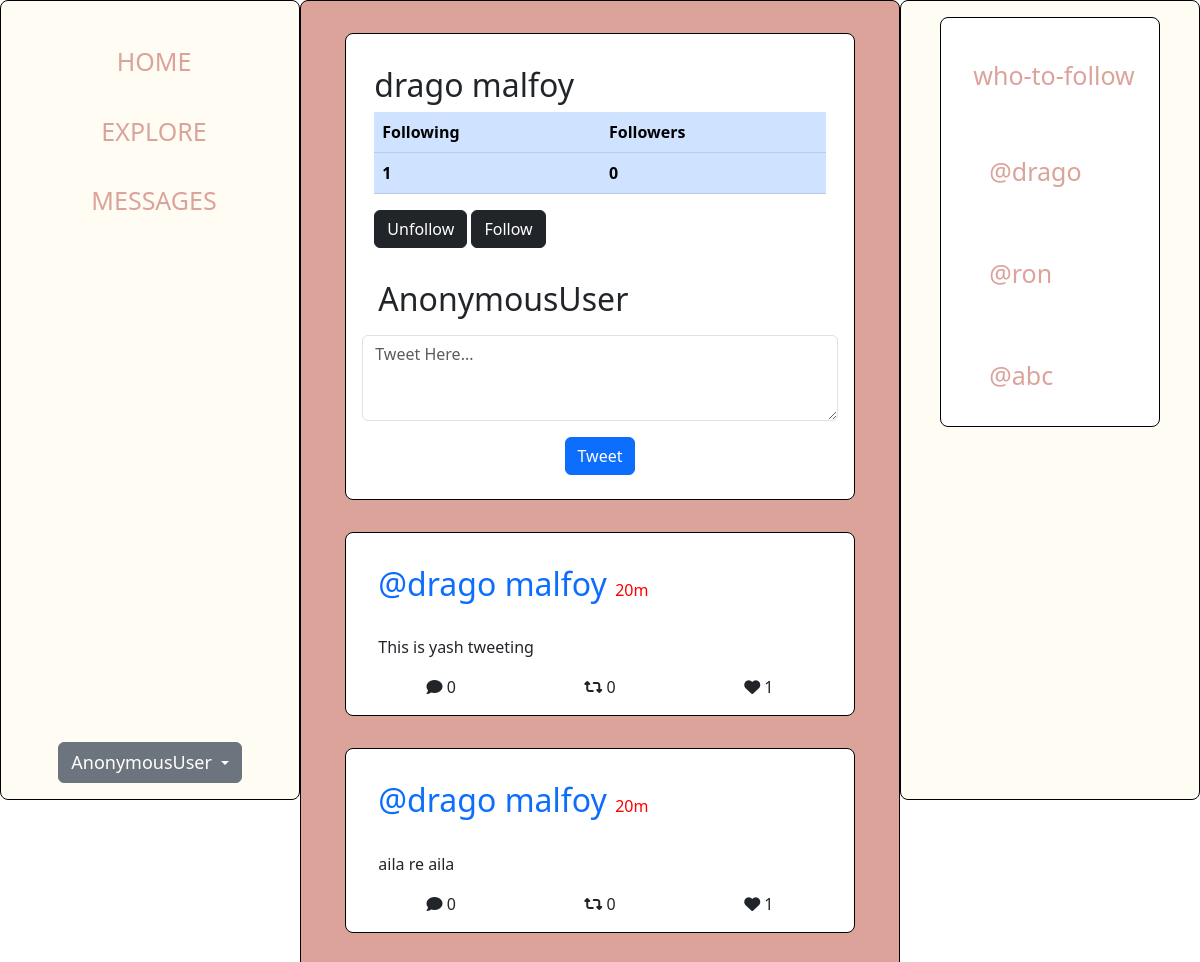
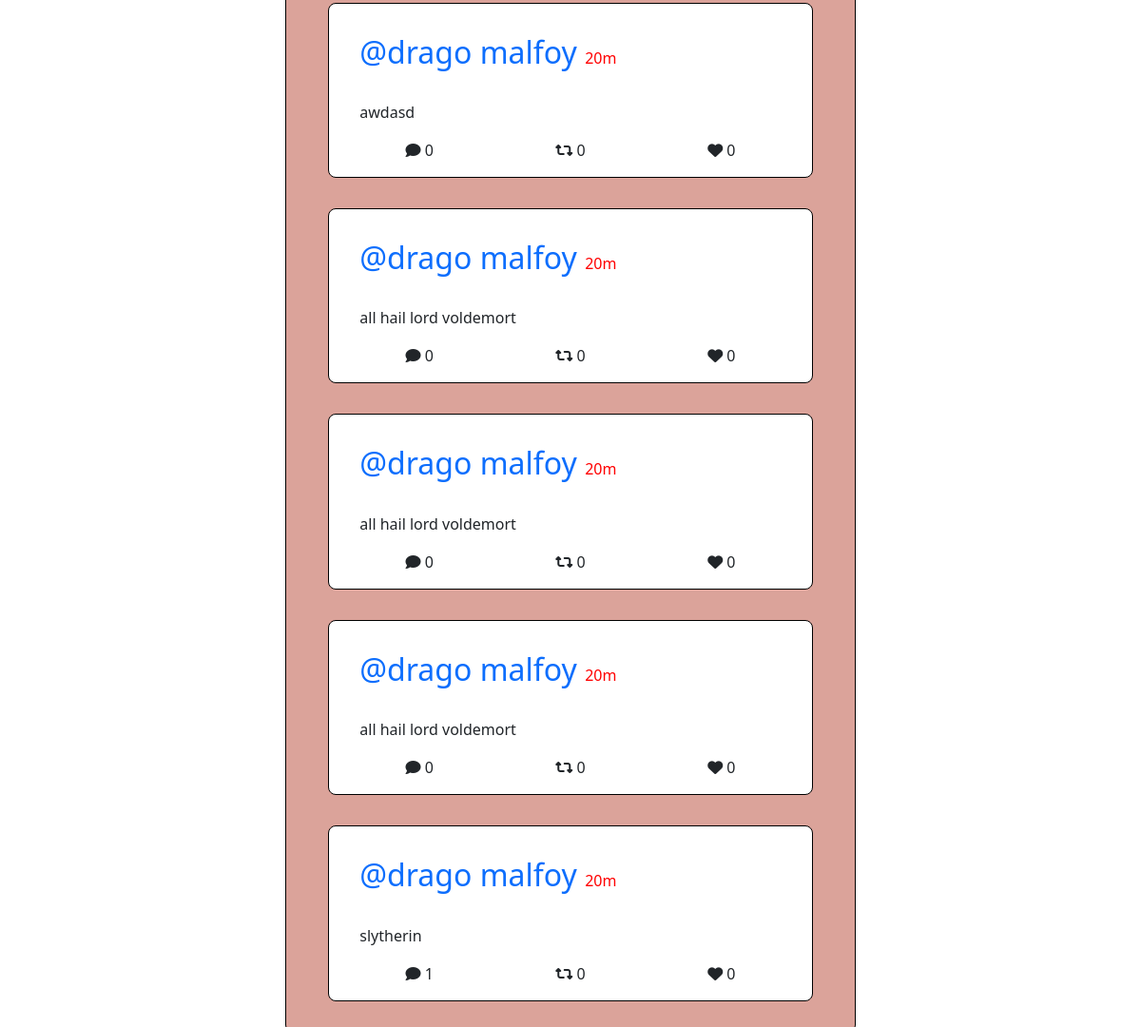
Page /drago on the committed database (2 pictures, top to bottom).
### base/models.py (models this page shows, shortened)
class CustomUser(AbstractUser):
    def __str__(self):
        name = self.first_name + ' ' + self.last_name
        if (len(name)==1):
            return self.username
        else:
            return name

class Tweet(models.Model):
    host = models.ForeignKey(CustomUser, on_delete=models.CASCADE, null=True, related_name='tweets')
    desciption = models.TextField(null=False, blank=False)
    created = models.DateTimeField(auto_now_add=True)
    class Meta:
        ordering = ['-created']

### base/views.py (the view)
# urls.py: path('<str:username>', views.profilePage, name='profilePage'),
def profilePage(request, username):
    try:
        user = CustomUser.objects.get(username=username)
    except:
        messages.error(request, 'User does not exist')
        return HttpResponseRedirect(reverse('homePage'))
    tweets = user.tweets.all()
    who_to_follow = CustomUser.objects.exclude(username=request.user.username).order_by('-date_joined')[:3]
    return render(request, "base/profilePage.html", {
        'tweets' : tweets,
        'wtf':who_to_follow,
        'user':user
    })

### base/templates/base/profilePage.html (shortened to what this page needs)
{% extends 'base/feed.html' %}
{% load static %}
{% block user_following_followers %}
<div class="container my-3">
    <div class="profile-page-header">
        <h2>
            {{user}}
        </h2>
        <table class="table table-primary">
            <tr>
                <th>Following</th>
                <th>Followers</th>
            </tr>
            <tr>
                <th>{{ user.following.count }}</th>
                <th>{{ user.followers.count }}</th>
            </tr>
        </table>
        {% if request.user != user %}
            <button class="btn btn-dark unfollow-btn">Unfollow</button>
            <button class="btn btn-dark follow-btn">Follow</button>
        {% endif %}
    </div>
</div>
{% endblock user_following_followers %}

### base/templates/base/feed.html (shortened to what this page needs)
{% extends 'base/homePage.html' %}
{% load static %}
{% block feed %}
<div class="card tweet">
{% block user_following_followers %}
{% endblock user_following_followers %}
    <form action="{% url 'homePage' %}" method="post">
        <div class="tweet-header form-group">
            <h2>
                {{request.user}}
            </h2>
        </div>
        <div class="form-group">
            <textarea class="form-control" placeholder="Tweet Here..." rows="3" name="tweet"></textarea>
        </div>
        <div class="tweet-footer">
            <button type="submit" class="btn btn-primary mb-2 my-3">Tweet</button>
        </div>
    </form>
</div>
    {% for tweet in tweets %}
    <div class="tweet card" data-id={{tweet.id}}>
        <div class="tweet-header">
            <a href="{% url 'profilePage' tweet.host.username %}" style="text-decoration: none;">
                <h2>
                    @{{tweet.host}}
                </h2>
            </a>
            <span id="time-since-tweet-created">20m</span>
        </div>
        <div class="tweet-body">
            {{tweet.desciption}}
        </div>
        <div class="tweet-footer">
            <div class="likes">
                <i class="fa-solid fa-comment"></i> </i>
                <span>
                    {{ tweet.comments.count }}
                </span>
            </div>
            <div class="likes">
                <i class="fa-solid fa-retweet retweet-icon"></i>
              <span>{{tweet.retweets.count}}</span>
            </div>
            <div class="likes">
                <i class="fa-solid fa-heart heart-icon"></i>
                <span>{{tweet.liked.count}}</span>
            </div>
        </div>
    </div>
    {% endfor %}
{% endblock feed %}

### base/templates/base/homePage.html (shortened to what this page needs)
{% extends 'base/layout.html' %}
{% load static %}
{% block css %}
<link rel="stylesheet" href="{% static 'css/homePage1.css' %}?v=5">
{% endblock css %}
{% block content %}
<div class="home-container">
    <div class="sidebar card">
        <div class="sidebar-header">
            <a href="{% url 'homePage'%}" class="sidebar-links">HOME</a>
            <a href="#" class="sidebar-links">EXPLORE</a>
            <a href="#" class="sidebar-links">MESSAGES</a>
        </div>
    <div class="dropdown">
        <button class="btn btn-secondary dropdown-toggle" type="button" id="dropdownMenuButton1" data-bs-toggle="dropdown" aria-expanded="false">
         <span style="font-size: large;">
            {{request.user}}
         </span>
        </button>
      </div>
    </div>
    <div class="feed card">
        {% block feed %}
        {% endblock feed %}
    </div>
    <div class="side-menu card">
        <div class="card">
            <div class="side-menu-header">
                <h2>who-to-follow</h2>
            </div>
            <div class="side-menu-body">
                {% for user in wtf %}
                    <div class="user">
                        <a href="{% url 'profilePage' user.username %}" class="sidebar-links">
                            <h2>
                                @{{user.username}}
                            </h2>
                        </a>
                    </div>
                {% endfor %}
            </div>
        </div>
    </div>
</div>
{% endblock content %}

### base/static/css/homePage1.css (style rules this page uses)
.home-container { display: grid; grid-template-columns: 1fr 2fr 1fr; }
.card { border: 1px solid black; padding: 1rem; border-radius: 0.5em; }
.sidebar, .side-menu { display: flex; flex-direction: column; justify-content: space-between; align-items: center; height: 100vh; background-color: #FEFCF3; }
.sidebar-header { display: flex; flex-direction: column; align-items: center; justify-content: space-between; }
.sidebar-links , .side-menu h2, .side-menu h3 { padding: 6px 8px 6px 16px; margin-top: 20px; text-decoration: none; font-size: 25px; color: #DBA39A; display: block; }
.sidebar, .side-menu { position: -webkit-sticky; position: sticky; top: 0; }
.feed { display: flex; flex-direction: column; justify-content: start; align-items: center; height: 100%; background-color: #DBA39A; }
.tweet { min-width: 90%; margin: 1rem 0; }
.tweet-header h2 { display:inline; margin: 10px 0px; }
.tweet-header span { color: red; }
.tweet-body, .tweet-header { padding: 1rem; }
.tweet-footer { display: flex; align-items: center; justify-content: space-around; }

### base/templates/base/layout.html (style rules this page uses)
* { margin: 0; padding: 0; box-sizing: border-box; }

### rows in the picture
CustomUser: first_name+last_name "drago malfoy", following.count "1", followers.count "0", username "drago"
Tweet: host "drago malfoy", desciption "This is yash tweeting", comments.count "0", retweets.count "0", liked.count "1"
Tweet: host "drago malfoy", desciption "aila re aila", comments.count "0", retweets.count "0", liked.count "1"
Tweet: host "drago malfoy", desciption "awdasd", comments.count "0", retweets.count "0", liked.count "0"
Tweet: host "drago malfoy", desciption "all hail lord voldemort", comments.count "0", retweets.count "0", liked.count "0"
Tweet: host "drago malfoy", desciption "all hail lord voldemort", comments.count "0", retweets.count "0", liked.count "0"
Tweet: host "drago malfoy", desciption "all hail lord voldemort", comments.count "0", retweets.count "0", liked.count "0"
Tweet: host "drago malfoy", desciption "slytherin", comments.count "1", retweets.count "0", liked.count "0"
CustomUser: username "ron"
CustomUser: username "abc"

### other values in the picture
{{ request.user }} "AnonymousUser"
